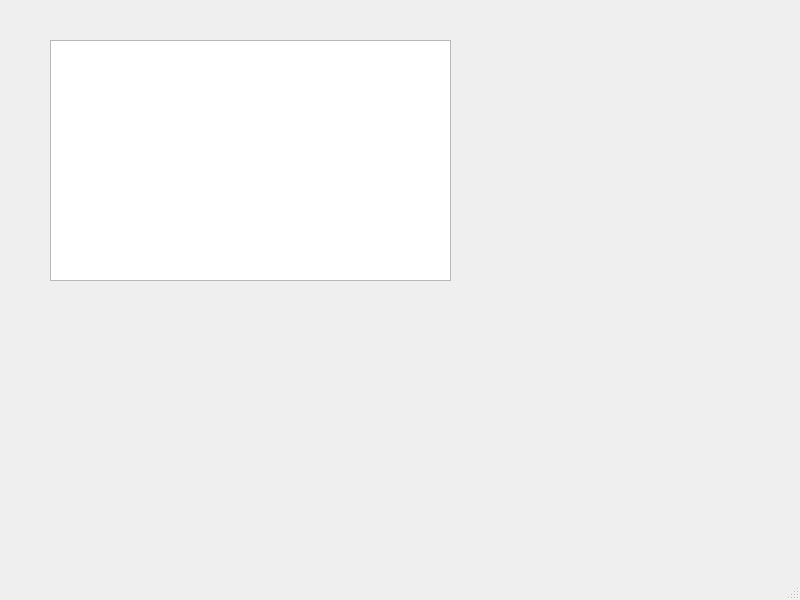
<?xml version="1.0" encoding="UTF-8"?>
<ui version="4.0">
 <class>MainWindow</class>
 <widget class="QMainWindow" name="MainWindow">
  <property name="geometry">
   <rect>
    <x>0</x>
    <y>0</y>
    <width>800</width>
    <height>600</height>
   </rect>
  </property>
  <property name="windowTitle">
   <string>MainWindow</string>
  </property>
  <widget class="QWidget" name="centralwidget">
   <widget class="QTextEdit" name="textEdit">
    <property name="geometry">
     <rect>
      <x>50</x>
      <y>40</y>
      <width>401</width>
      <height>241</height>
     </rect>
    </property>
   </widget>
  </widget>
  <widget class="QMenuBar" name="menubar">
   <property name="geometry">
    <rect>
     <x>0</x>
     <y>0</y>
     <width>800</width>
     <height>21</height>
    </rect>
   </property>
  </widget>
  <widget class="QStatusBar" name="statusbar"/>
 </widget>
 <resources/>
 <connections/>
</ui>
